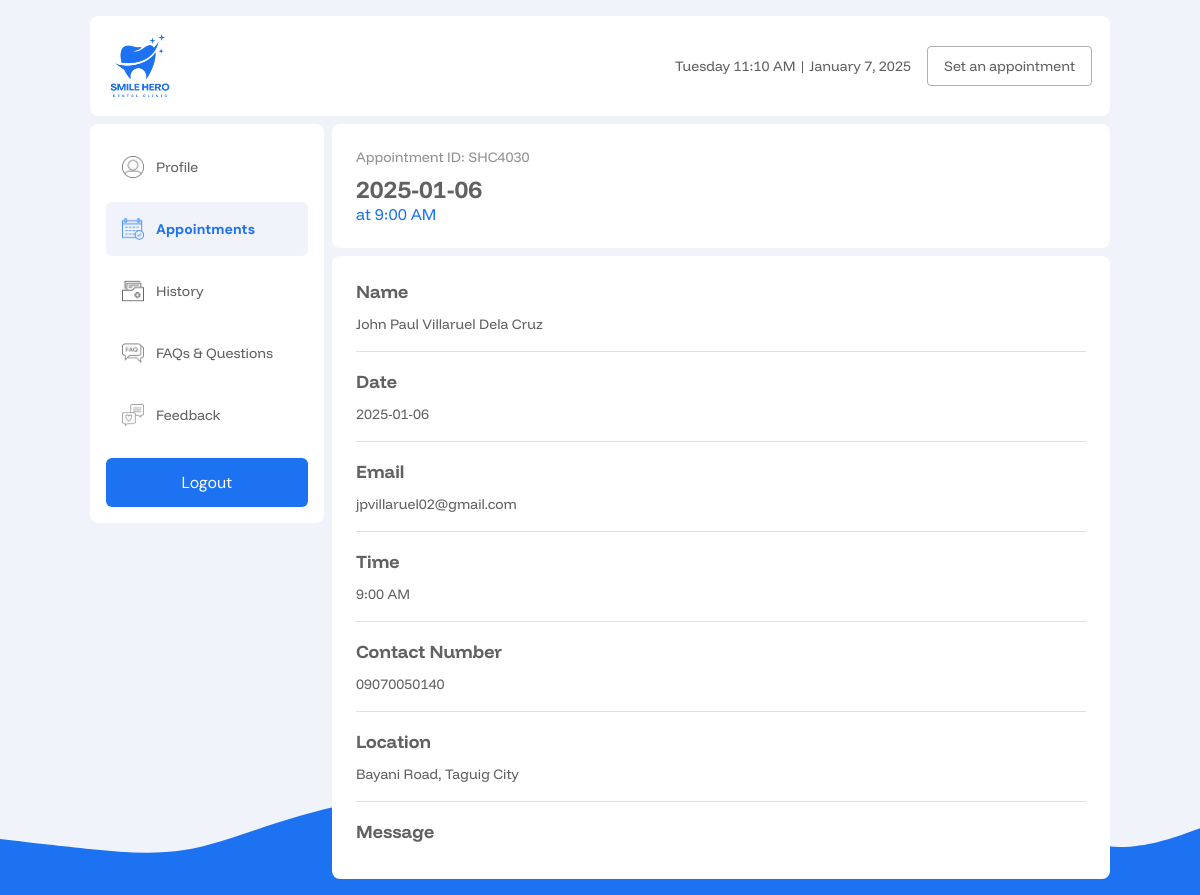
The app's page /user_pages/appointment_page.php (signed in), older data.
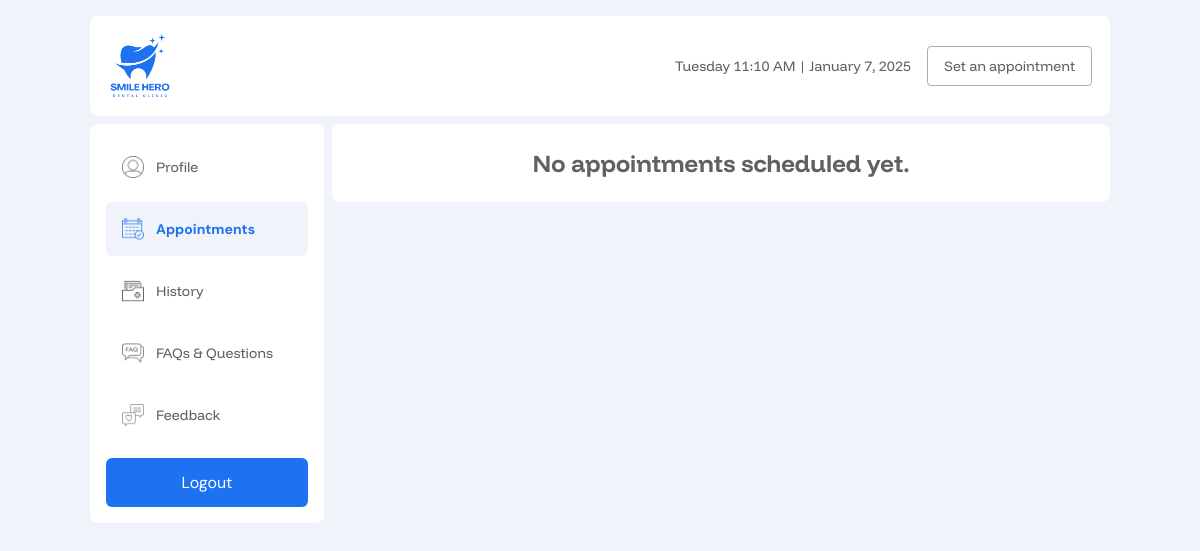
The same page, newer data.
### tables this page shows
CREATE TABLE `appointments` (
  `user_id` varchar(100) NOT NULL,
  `doctor_id` varchar(100) DEFAULT NULL,
  `appointment_id` varchar(20) NOT NULL,
  `label` varchar(100) NOT NULL,
  `name` varchar(255) NOT NULL,
  `email` varchar(255) NOT NULL,
  `contact` varchar(30) NOT NULL,
  `message` text NOT NULL,
  `date` varchar(30) NOT NULL,
  `time` varchar(30) NOT NULL,
  `service` varchar(100) NOT NULL,
  `location` varchar(100) NOT NULL,
  `status` varchar(50) NOT NULL,
  `created_at` datetime NOT NULL
);

### user_pages/appointment_page.php (the view, shortened to what this page needs)
<?php
require_once '../includes/dbh.inc.php';
  $user_id = $_SESSION['user_id'];
  $query = "SELECT * FROM appointments WHERE user_id = ? AND status =  'accepted' ";
  $stmt = $conn->prepare($query);
  $stmt->bind_param("s", $user_id);
  $stmt->execute();
  $result = $stmt->get_result();
?>
<!DOCTYPE html>
<html lang="en">
<head>
  <link rel="stylesheet" href="../src/dist/styles.css" />
</head>
<body class="user__page">
  <main class="user__main">
    <?php include('includes/nav.php'); ?>
    <section class="user-contents">
      <?php include('includes/sidenav.php'); ?>
    <section class="appointment__page account__container">
        <?php if ($row = $result->fetch_assoc()) {
          ?>
        <div class="appointments__container">
          <div class="appointment__item">
            <div class="header">
              <div class="header__body-text">
                <p class="appointment-id">Appointment ID: <?php echo $row["appointment_id"]; ?></p>
                <h2 class="appointment-date"><?php echo $row['date'] ?></h2>
                <p class="appointment-time">at <?php echo $row["time"]; ?></p>
              </div>
            </div>
              <div class="appointment__details">
                <div class="detail">
                  <p class="detail__header">Name</p>
                  <p class="detail__content" id="appName"><?php echo $row["name"]; ?></p>
                </div>
                <div class="detail">
                      <p class="detail__header">Date</p>
                      <p class="detail__content" id="appDate"><?php echo $row["date"]; ?></p>
                </div>
                <div class="detail">
                      <p class="detail__header">Email</p>
                      <p class="detail__content" id="appEmail"><?php echo $row["email"]; ?></p>
                </div>
                <div class="detail">
                      <p class="detail__header">Time</p>
                      <p class="detail__content" id="appTime"><?php echo $row["time"]; ?></p>
                </div>
                <div class="detail">
                      <p class="detail__header">Contact Number</p>
                      <p class="detail__content" id="appContact"><?php echo $row["contact"]; ?></p>
                </div>
                <div class="detail">
                      <p class="detail__header">Location</p>
                      <p class="detail__content" id="appLoc"><?php echo $row["location"]; ?></p>
                </div>
                <div class="detail">
                      <p class="detail__header">Message</p>
                </div>
            </div>
            <?php } else {
                  echo "<p class='no-appointment-message'
                  style='width: 100%;
                         font-size: 1.5rem;
                         font-weight: bold;
                         color: #616161;
                         text-align: center;
                         padding: 1.5rem;
                         border-radius: 0.5rem;
                         background-color: var(--ntrl-clr-100);'
                         >No appointments scheduled yet.</p>";
            }
            $conn->close()?>
          </div>
        </div>
    </section>
  </main>
</body>
</html>

Row changes from the older to the newer data that the page shows:
no longer on this page (row edited): appointments: appointment_id "SHC4030", date "2025-01-06", time "9:00 AM", name "John Paul Villaruel Dela Cruz", email "jpvillaruel02@gmail.com", contact "09070050140", location "Bayani Road, Taguig City"
Text that changed along with them:
text no longer shown: "Appointment ID: at Name Date Email Time Contact Number Location Message"
text now shown: "No appointments scheduled yet."
